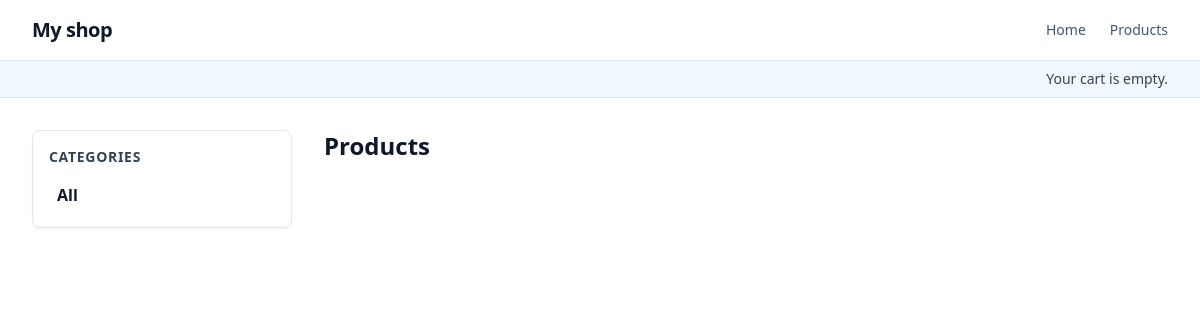
The app's page /, older data.
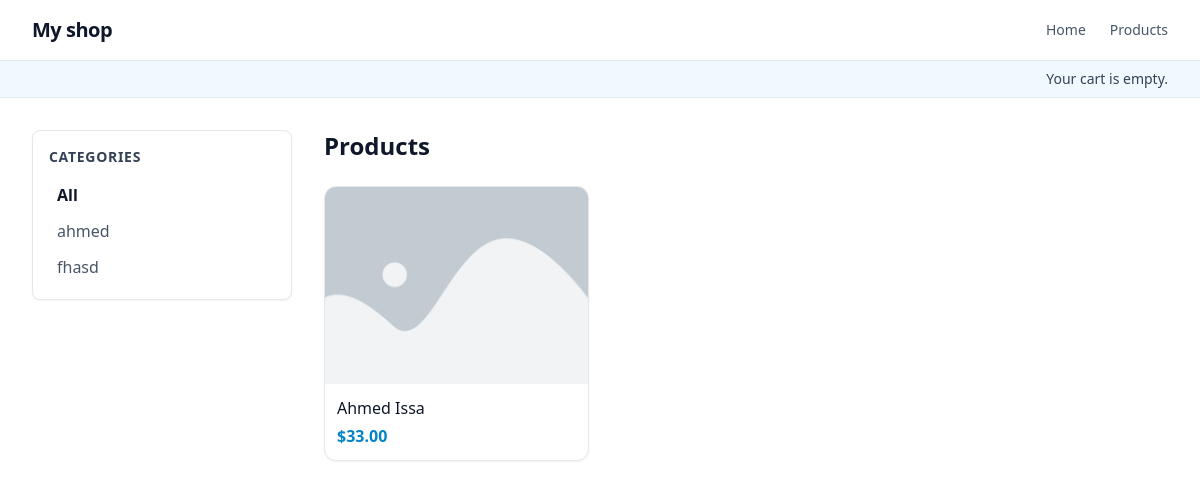
The same page, newer data.
### shop/models.py (models this page shows, shortened)
class Category(models.Model):
    name = models.CharField(max_length=100)
    slug = models.SlugField(max_length=100, unique=True)
    class Meta:
        ordering = ('name',)
        verbose_name = 'category'
        verbose_name_plural = 'categories'
    def get_absolute_url(self):
        return reverse('shop:product_list_by_category', args=[self.slug])

class Product(models.Model):
    category = models.ForeignKey(Category, related_name='products', on_delete=models.CASCADE)
    name = models.CharField(max_length=200)
    slug = models.SlugField(max_length=200)
    image = models.ImageField(upload_to='products/%Y/%m/%d', blank=True)
    description = models.TextField()
    price = models.DecimalField(max_digits=10, decimal_places=2)
    created = models.DateTimeField(auto_now_add=True)
    updated = models.DateTimeField(auto_now=True)
    available = models.BooleanField(default=True)
    class Meta:
        ordering = ('name',)
    def get_absolute_url(self):
        return reverse('shop:product_detail', args=[self.id, self.slug])

### shop/views.py (the view)
# urls.py: path('', views.product_list, name='product_list'),
def product_list(request, category_slug=None):
    category = None
    categories = Category.objects.all()
    products = Product.objects.filter(available=True)
    if category_slug:
        category = get_object_or_404(Category, slug=category_slug)
        products = products.filter(category=category)
    return render(request, 'shop/product/list.html', {
        'category': category,
        'categories': categories,
        'products': products
    })

### cart/cart.py (called while the page is built)
    def __len__(self):
        return sum(item['quantity'] for item in self.cart.values())

### cart/context_processors.py (called while the page is built)
def cart(request):
    return {'cart': Cart(request)}

### shop/templates/shop/product/list.html (shortened to what this page needs)
 {% extends "shop/base.html" %}
 {% load static %}
 {% block content %}
<div class="grid grid-cols-1 lg:grid-cols-12 gap-8">
    <aside id="sidebar" class="lg:col-span-3">
        <div class="bg-white border rounded-lg shadow-sm p-4 sticky top-6">
            <h3 class="text-sm font-semibold text-slate-700 uppercase tracking-wider mb-3">Categories</h3>
            <ul class="space-y-1">
                <li class="{% if not category %}font-semibold text-slate-900{% else %}text-slate-600{% endif %}">
                    <a class="block px-2 py-1 rounded hover:bg-slate-50" href="{% url 'shop:product_list' %}">All</a>
                </li>
                {% for c in categories %}
                <li class="{% if category.slug == c.slug %}font-semibold text-slate-900{% else %}text-slate-600{% endif %}">
                    <a class="block px-2 py-1 rounded hover:bg-slate-50" href="{{ c.get_absolute_url }}">{{ c.name }}</a>
                </li>
                {% endfor %}
            </ul>
        </div>
    </aside>
    <main id="main" class="lg:col-span-9">
        <div class="flex items-end justify-between mb-6">
            <h1 class="text-2xl font-bold text-slate-900">
                {% if category %}{{ category.name }}{% else %}Products{% endif %}
            </h1>
        </div>
        <div class="grid grid-cols-2 sm:grid-cols-3 lg:grid-cols-3 xl:grid-cols-4 gap-6">
            {% for product in products %}
            <div class="bg-white border rounded-xl shadow-sm overflow-hidden hover:shadow-md transition-shadow">
                <a href="{{ product.get_absolute_url }}" class="block">
                    <img class="w-full aspect-[4/3] object-cover" alt="{{ product.name }}" src="{% if product.image %}{{ product.image.url }}{% else %}{% static 'img/no_image.png' %}{% endif %}">
                </a>
                <div class="p-3">
                    <a href="{{ product.get_absolute_url }}" class="block text-slate-900 font-medium truncate">{{ product.name }}</a>
                    <div class="mt-1 text-sky-600 font-semibold">${{ product.price }}</div>
                </div>
            </div>
            {% endfor %}
        </div>
    </main>
</div>
 {% endblock %}

### shop/templates/shop/base.html (shortened to what this page needs)
{% load static %}
<!DOCTYPE html>
<html>
<head>
    <script src="https://cdn.tailwindcss.com"></script>
    <link href="{% static 'css/base.css' %}" rel="stylesheet">
</head>
<body>
    <div id="header" class="bg-white border-b">
        <div class="max-w-7xl mx-auto px-4 sm:px-6 lg:px-8 py-4 flex items-center justify-between">
            <a href="/" class="logo text-xl font-bold tracking-tight text-slate-900">My shop</a>
            <nav class="hidden sm:flex items-center gap-6 text-sm text-slate-600">
                <a href="/" class="hover:text-slate-900">Home</a>
                <a href="{% url 'shop:product_list' %}" class="hover:text-slate-900">Products</a>
            </nav>
        </div>
    </div>
    <div id="subheader" class="bg-sky-50 border-b">
        <div class="max-w-7xl mx-auto px-4 sm:px-6 lg:px-8 py-2 flex items-center justify-end">
            <div class="cart text-sm text-slate-700">
                {% with total_items=cart|length %}
                {% if total_items > 0 %}
                  Your cart:
                  <a href="{% url 'cart:cart_detail' %}">
                    {{ total_items }} item{{ total_items|pluralize }},
                    ${{ cart.get_total_price }}
                  </a>
                {% elif not order %}
                  Your cart is empty.
                {% endif %}
                {% endwith %}
            </div>
        </div>
    </div>
    <div id="content" class="max-w-7xl mx-auto px-4 sm:px-6 lg:px-8 py-8">
        {% block content %}
        {% endblock %}
    </div>
</body>
</html>

### shop/static/css/base.css (style rules this page uses)
.logo { letter-spacing: -0.02em; }
img { max-width: 100%; height: auto; display: block; }
a { text-decoration: none; }

Row changes from the older to the newer data that the page shows:
added Category: name "ahmed"
added Category: name "fhasd"
added Product: name "Ahmed Issa", price "33.00"
